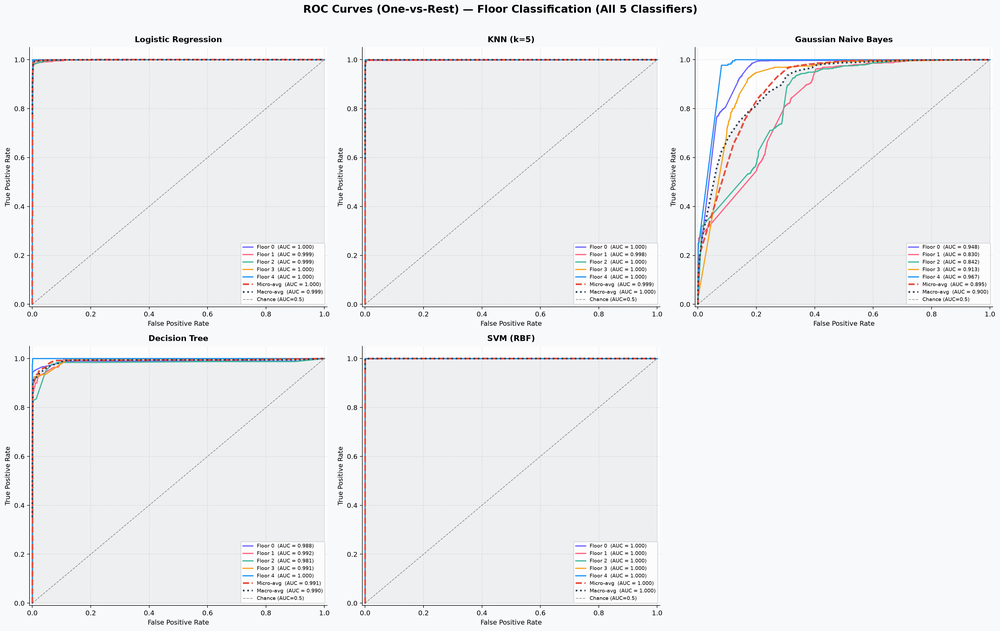
#> input picture notebooks/figures/roc_curves_all_classifiers.png, 1000 x 631 px, shrunk from 3759 x 2371 before the run, found by its file name
$ python restructure_nb.py
#> lines starting #> are read from the running program, lines starting #| are printed output that depends on the picture
"""
1. Crop SVM ROC from the combined image (only one missing)
2. Delete heatmap, macro comparison, and combined image
3. Restructure notebook: insert individual ROC under each classifier, remove combined section
"""
from PIL import Image
from pathlib import Path
import json

out_dir = Path("notebooks/figures")

# ── 1. Crop SVM ROC from combined image ──────────────────────────────────────
img = Image.open(out_dir / "roc_curves_all_classifiers.png")
#> img is the input picture: PIL image 1000x631 RGBA; mean R, G, B, A 238.5, 239, 241, 255
w, h = img.size
#> w = 1000; h = 631
col_w = w // 3
#> col_w = 333
row_h = h // 2
#> row_h = 315
# SVM is row 1, col 1 (0-indexed)
left = 1 * col_w
#> left = 333
top = 1 * row_h
#> top = 315
cropped = img.crop((left, top, left + col_w, top + row_h))
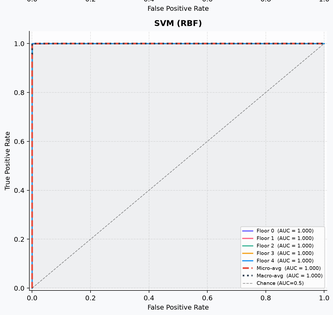
#> cropped: PIL image 333x315 RGBA; mean R, G, B, A 237.4, 237.8, 239.7, 255
cropped.save(out_dir / "svm_rbf_roc.png")
print("Cropped SVM ROC from combined image.")

# ── 2. Delete old combined images ────────────────────────────────────────────
for old in ["roc_curves_all_classifiers.png", "roc_macro_avg_comparison.png", "auc_heatmap_classifier_floor.png"]:
    p = out_dir / old
    if p.exists():
        p.unlink()
        print(f"Deleted: {p}")

# ── 3. Restructure notebook ─────────────────────────────────────────────────
#> (the run stopped early here; a loop or call above may not have finished)

$ run again, with notebooks/figures/all10_ovr_roc_curves.png copied over notebooks/figures/roc_curves_all_classifiers.png
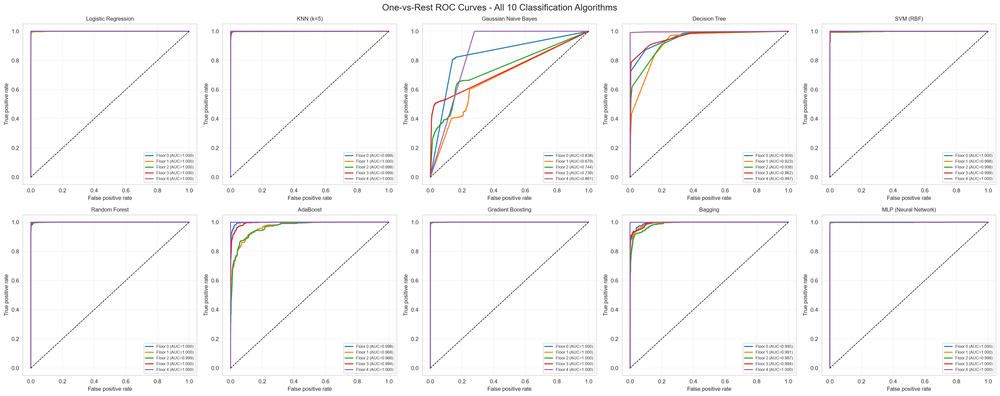
#> input picture notebooks/figures/all10_ovr_roc_curves.png, 1000 x 396 px, shrunk from 3981 x 1575 before the run, found by its file name
#> img is the input picture: PIL image 1000x396 RGBA; mean R, G, B, A 249.2, 248.6, 249, 255
#> `cropped = img.crop((left, top, left + col_w, top + row_h))`:
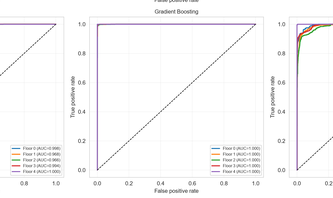
#> cropped: PIL image 333x198 RGBA; mean R, G, B, A 249.4, 248.8, 249.4, 255

$ run again, with notebooks/figures/part_a_ovr_roc_curves.png copied over notebooks/figures/roc_curves_all_classifiers.png
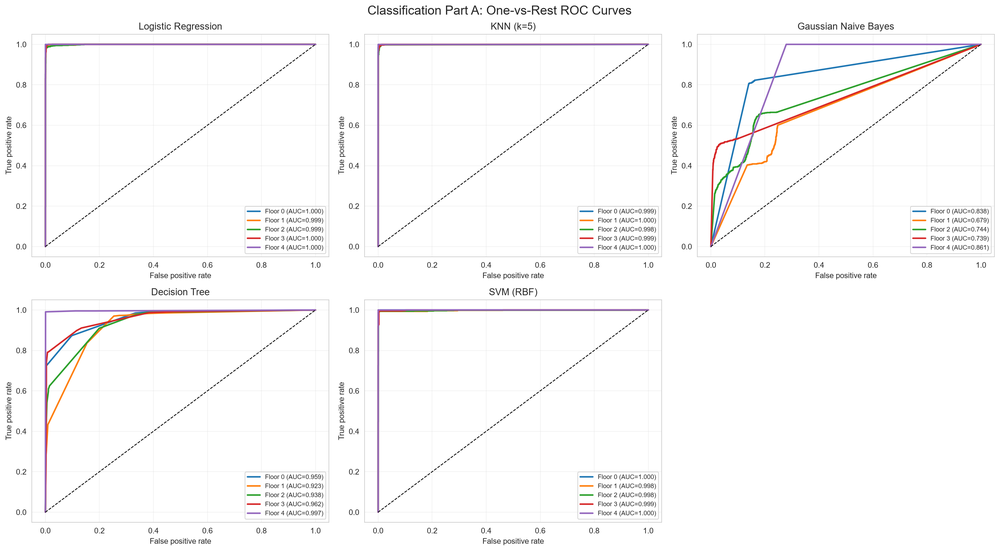
#> input picture notebooks/figures/part_a_ovr_roc_curves.png, 1000 x 551 px, shrunk from 2861 x 1575 before the run, found by its file name
#> img is the input picture: PIL image 1000x551 RGBA; mean R, G, B, A 250, 249.4, 249.6, 255
#> `cropped = img.crop((left, top, left + col_w, top + row_h))`:
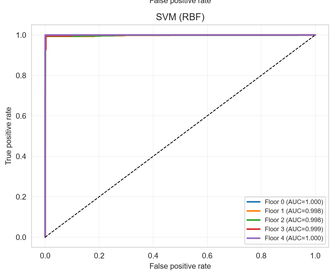
#> cropped: PIL image 333x275 RGBA; mean R, G, B, A 249.9, 249.4, 249.9, 255
